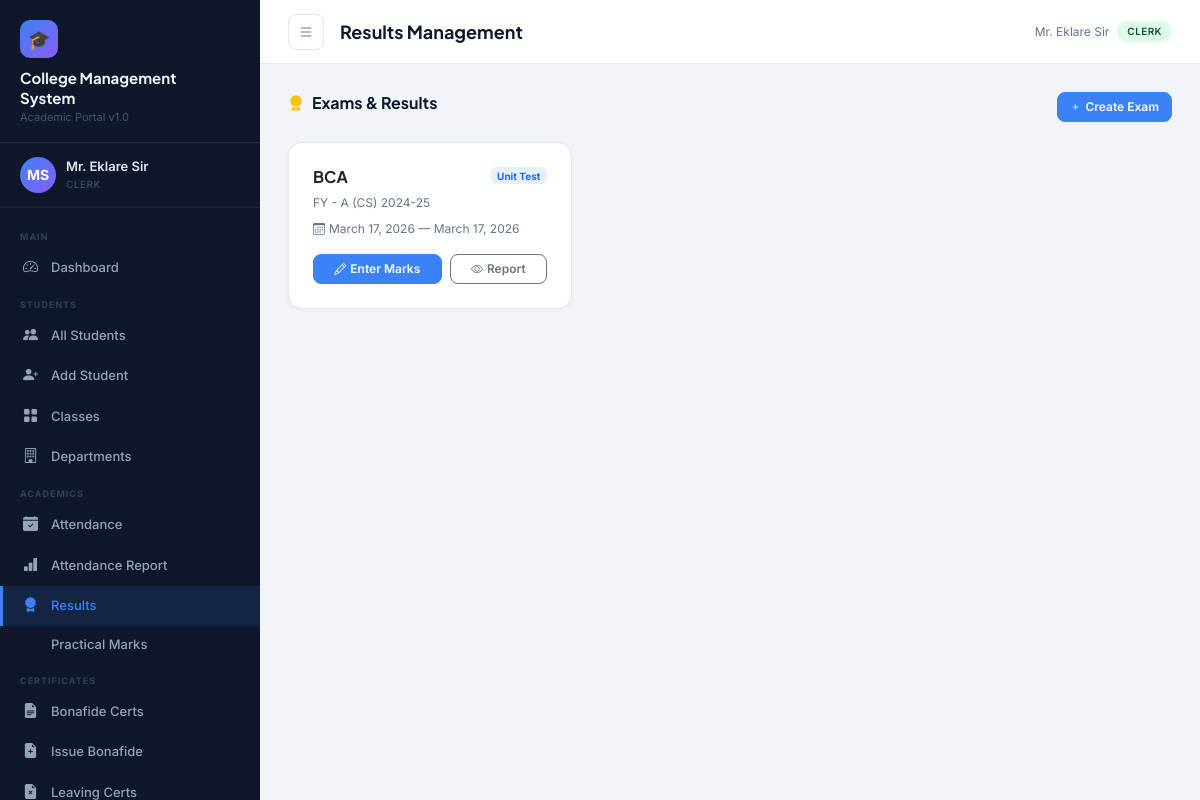
Page /results/ (signed in) on the committed database.
### accounts/models.py (models this page shows, shortened)
class User(AbstractUser):
    ROLE_CHOICES = [
        ('principal', 'Principal'),
        ('staff', 'Staff / Teacher'),
        ('clerk', 'Clerk'),
        ('accountant', 'Accountant'),
    ]
    role = models.CharField(max_length=20, choices=ROLE_CHOICES, default='staff')
    phone = models.CharField(max_length=15, blank=True)
    address = models.TextField(blank=True)
    profile_photo = models.ImageField(upload_to='profiles/', blank=True, null=True)
    department = models.CharField(max_length=100, blank=True)
    employee_id = models.CharField(max_length=20, unique=True, null=True, blank=True)

### results/models.py (models this page shows, shortened)
class Exam(models.Model):
    EXAM_TYPE = [
        ('internal', 'Internal Exam'),
        ('external', 'External / University Exam'),
        ('practical', 'Practical Exam'),
        ('oral', 'Oral Exam'),
        ('term', 'Term Exam'),
        ('unit', 'Unit Test'),
    ]
    name = models.CharField(max_length=100)
    exam_type = models.CharField(max_length=20, choices=EXAM_TYPE)
    class_group = models.ForeignKey(Class, on_delete=models.CASCADE, related_name='exams')
    academic_year = models.CharField(max_length=10)
    start_date = models.DateField(null=True, blank=True)
    end_date = models.DateField(null=True, blank=True)
    is_active = models.BooleanField(default=True)
    created_by = models.ForeignKey(User, on_delete=models.SET_NULL, null=True)

### students/models.py (models this page shows, shortened)
class Class(models.Model):
    name = models.CharField(max_length=50)  # e.g., FY, SY, TY
    division = models.CharField(max_length=5)  # A, B, C
    department = models.ForeignKey(Department, on_delete=models.CASCADE, related_name='classes')
    academic_year = models.CharField(max_length=10)  # e.g., 2024-25
    class_teacher = models.CharField(max_length=100, blank=True)
    class Meta:
        unique_together = ['name', 'division', 'department', 'academic_year']
        verbose_name_plural = 'Classes'
    def __str__(self):
        return f"{self.name} - {self.division} ({self.department.code}) {self.academic_year}"

class Department(models.Model):
    name = models.CharField(max_length=100)
    code = models.CharField(max_length=10, unique=True)
    head = models.CharField(max_length=100, blank=True)

### results/views.py (the view)
# urls.py: path('', views.results_dashboard, name='results_dashboard'),
@login_required
def results_dashboard(request):
    exams = Exam.objects.select_related('class_group').order_by('-start_date')
    classes = Class.objects.all()
    return render(request, 'results/dashboard.html', {'exams': exams, 'classes': classes})

### templates/results/dashboard.html (shortened to what this page needs)
{% extends 'base.html' %}
{% block page_title %}Results Management{% endblock %}
{% block content %}
<div class="section-header">
  <h5><i class="bi bi-award-fill text-warning me-2"></i>Exams & Results</h5>
  {% if request.user.role != 'accountant' %}
  <a href="{% url 'exam_add' %}" class="btn btn-primary btn-sm"><i class="bi bi-plus me-1"></i>Create Exam</a>
  {% endif %}
</div>
<div class="row g-3">
  {% for exam in exams %}
  <div class="col-md-4">
    <div class="card h-100">
      <div class="card-body p-4">
        <div class="d-flex justify-content-between align-items-start mb-2">
          <div>
            <h6 style="font-family:'Plus Jakarta Sans',sans-serif;font-weight:700;">{{ exam.name }}</h6>
            <div class="text-muted-sm">{{ exam.class_group }}</div>
          </div>
          <span class="badge bg-primary bg-opacity-10 text-primary" style="font-size:10px;">{{ exam.get_exam_type_display }}</span>
        </div>
        {% if exam.start_date %}<div class="text-muted-sm mt-2"><i class="bi bi-calendar3 me-1"></i>{{ exam.start_date }} {% if exam.end_date %}— {{ exam.end_date }}{% endif %}</div>{% endif %}
        <div class="d-flex gap-2 mt-3">
          {% if request.user.role != 'accountant' %}
          <a href="{% url 'enter_marks' exam.pk %}" class="btn btn-primary btn-sm flex-fill"><i class="bi bi-pencil me-1"></i>Enter Marks</a>
          {% endif %}
          <a href="{% url 'result_report' %}?exam={{ exam.pk }}" class="btn btn-outline-secondary btn-sm flex-fill"><i class="bi bi-eye me-1"></i>Report</a>
        </div>
      </div>
    </div>
  </div>
  {% empty %}
  <div class="col-12"><div class="empty-state"><i class="bi bi-clipboard-x"></i><p>No exams created yet</p><a href="{% url 'exam_add' %}" class="btn btn-primary btn-sm">Create First Exam</a></div></div>
  {% endfor %}
</div>
{% endblock %}

### templates/base.html (shortened to what this page needs)
{% load static %}
<!DOCTYPE html>
<html lang="en">
<head>
  <link href="https://cdn.jsdelivr.net/npm/bootstrap@5.3.2/dist/css/bootstrap.min.css" rel="stylesheet"/>
  <link href="https://cdn.jsdelivr.net/npm/bootstrap-icons@1.11.3/font/bootstrap-icons.css" rel="stylesheet"/>
<link rel="stylesheet"
href="https://cdnjs.cloudflare.com/ajax/libs/cropperjs/1.6.1/cropper.min.css"/>
</head>
<body>
<aside class="sidebar" id="sidebar">
  <div class="sidebar-brand">
    <div class="logo-icon">🎓</div>
    <div class="college-name">College Management<br>System</div>
    <div class="college-subtitle">Academic Portal v1.0</div>
  </div>
  <div class="sidebar-user">
    {% if request.user.profile_photo %}
    <img src="{{ request.user.profile_photo.url }}"
         class="avatar"
         style="object-fit:cover;">
{% else %}
    <div class="avatar">
        {{ request.user.first_name|first|upper }}{{ request.user.last_name|first|upper }}
    </div>
{% endif %}
    <div class="user-info">
      <div class="name">{{ request.user.get_full_name|default:request.user.username }}</div>
      <div class="role">{{ request.user.get_role_display }}</div>
    </div>
  </div>
  <nav class="sidebar-nav">
    <div class="nav-section-label">Main</div>
    <div class="nav-item">
      <a href="{% url 'dashboard' %}" class="{% if request.resolver_match.url_name == 'dashboard' %}active{% endif %}">
        <i class="bi bi-speedometer2"></i> Dashboard
      </a>
    </div>
    <div class="nav-section-label">Students</div>
    <div class="nav-item">
      <a href="{% url 'student_list' %}" class="{% if 'student' in request.resolver_match.url_name %}active{% endif %}">
        <i class="bi bi-people-fill"></i> All Students
      </a>
    </div>
    {% if request.user.role in 'principal,clerk' %}
    <div class="nav-item">
      <a href="{% url 'student_add' %}"><i class="bi bi-person-plus-fill"></i> Add Student</a>
    </div>
    {% endif %}
    <div class="nav-item">
      <a href="{% url 'class_list' %}"><i class="bi bi-grid-fill"></i> Classes</a>
    </div>
    <div class="nav-item">
      <a href="{% url 'department_list' %}"><i class="bi bi-building"></i> Departments</a>
    </div>
    <div class="nav-section-label">Academics</div>
    <div class="nav-item">
      <a href="{% url 'attendance_dashboard' %}" class="{% if 'attendance' in request.resolver_match.url_name %}active{% endif %}">
        <i class="bi bi-calendar-check-fill"></i> Attendance
      </a>
    </div>
    <div class="nav-item">
      <a href="{% url 'attendance_report' %}"><i class="bi bi-bar-chart-fill"></i> Attendance Report</a>
    </div>
    <div class="nav-item">
      <a href="{% url 'results_dashboard' %}" class="{% if 'result' in request.resolver_match.url_name or 'exam' in request.resolver_match.url_name %}active{% endif %}">
        <i class="bi bi-award-fill"></i> Results
      </a>
    </div>
    <div class="nav-item">
      <a href="{% url 'practical_marks' %}"> Practical Marks</a>
    </div>
    {% if request.user.role == 'principal' or request.user.role == 'clerk' %}
    <div class="nav-section-label">Certificates</div>
    <div class="nav-item">
      <a href="{% url 'bonafide_list' %}" class="{% if 'bonafide' in request.resolver_match.url_name %}active{% endif %}">
        <i class="bi bi-file-earmark-text-fill"></i> Bonafide Certs
      </a>
    </div>
    <div class="nav-item">
      <a href="{% url 'issue_bonafide' %}"><i class="bi bi-file-earmark-plus-fill"></i> Issue Bonafide</a>
    </div>
    <div class="nav-item">
      <a href="{% url 'leaving_cert_list' %}"><i class="bi bi-file-earmark-x-fill"></i> Leaving Certs</a>
    </div>
    {% endif %}
  </nav>
</aside>
<div class="main-wrap">
  <div class="topbar">
    <button class="btn-icon sidebar-toggle" onclick="document.getElementById('sidebar').classList.toggle('open')">
      <i class="bi bi-list"></i>
    </button>
    <div class="page-title">{% block page_title %}Dashboard{% endblock %}</div>
    <div class="d-flex align-items-center gap-2">
      <span class="text-muted-sm d-none d-md-inline">{{ request.user.get_full_name|default:request.user.username }}</span>
      <span class="badge-role badge-{{ request.user.role }}">{{ request.user.get_role_display }}</span>
    </div>
  </div>
  <div class="main-content">
    {% block content %}{% endblock %}
  </div>
</div>
</body>
</html>

### templates/base.html (style rules this page uses)
:root { --sidebar-bg: #0f172a; --sidebar-width: 260px; --sidebar-text: #94a3b8; --sidebar-hover: #1e293b; --sidebar-active: #3b82f6; --topbar-h: 64px; --accent: #3b82f6; --accent2: #8b5cf6; --success: #10b981; --warning: #f59e0b; --danger: #ef4444; --bg: #f1f5f9; --card-bg: #ffffff; --text-primary: #0f172a; --text-secondary: #64748b; --border: #e2e8f0; }
* { box-sizing: border-box; margin: 0; padding: 0; }
body { font-family: 'Inter', sans-serif; background: var(--bg); color: var(--text-primary); overflow-x: hidden; }
.sidebar { position: fixed; top: 0; left: 0; height: 100vh; width: var(--sidebar-width); background: var(--sidebar-bg); z-index: 1000; display: flex; flex-direction: column; transition: transform .3s ease; overflow-y: auto; }
.sidebar-brand { padding: 20px 20px 16px; border-bottom: 1px solid #1e293b; }
.sidebar-brand .college-name { font-family: 'Plus Jakarta Sans', sans-serif; font-size: 15px; font-weight: 700; color: #f1f5f9; line-height: 1.3; }
.sidebar-brand .college-subtitle { font-size: 11px; color: #475569; margin-top: 2px; }
.sidebar-brand .logo-icon { width: 38px; height: 38px; background: linear-gradient(135deg, var(--accent), var(--accent2)); border-radius: 10px; display: flex; align-items: center; justify-content: center; font-size: 18px; margin-bottom: 10px; }
.sidebar-user { padding: 14px 20px; border-bottom: 1px solid #1e293b; display: flex; align-items: center; gap: 10px; }
.sidebar-user .avatar { width: 36px; height: 36px; border-radius: 50%; background: linear-gradient(135deg, var(--accent), var(--accent2)); display: flex; align-items: center; justify-content: center; font-size: 14px; font-weight: 700; color: #fff; flex-shrink: 0; }
.sidebar-user .user-info .name { font-size: 13px; font-weight: 600; color: #e2e8f0; }
.sidebar-user .user-info .role { font-size: 10px; color: #475569; text-transform: uppercase; letter-spacing: .5px; }
.sidebar-nav { padding: 12px 0; flex: 1; }
.nav-section-label { font-size: 9px; font-weight: 700; text-transform: uppercase; letter-spacing: 1px; color: #334155; padding: 10px 20px 4px; }
.nav-item a { display: flex; align-items: center; gap: 10px; padding: 9px 20px; color: var(--sidebar-text); text-decoration: none; font-size: 13px; font-weight: 500; border-left: 3px solid transparent; transition: all .2s; }
.nav-item a.active { background: rgba(59,130,246,.12); color: var(--accent); border-left-color: var(--accent); }
.nav-item a i { font-size: 15px; width: 18px; flex-shrink: 0; }
.main-wrap { margin-left: var(--sidebar-width); min-height: 100vh; display: flex; flex-direction: column; }
.topbar { position: sticky; top: 0; height: var(--topbar-h); background: var(--card-bg); border-bottom: 1px solid var(--border); display: flex; align-items: center; padding: 0 28px; gap: 16px; z-index: 100; }
.topbar .page-title { font-family: 'Plus Jakarta Sans',sans-serif; font-size: 18px; font-weight: 700; flex: 1; }
.topbar .btn-icon { width: 36px; height: 36px; border-radius: 8px; border: 1px solid var(--border); background: transparent; display: flex; align-items: center; justify-content: center; cursor: pointer; transition: background .2s; color: var(--text-secondary); }
.main-content { flex: 1; padding: 28px; }
.card { border: 1px solid var(--border); border-radius: 14px; background: var(--card-bg); box-shadow: 0 1px 4px rgba(0,0,0,.04); }
.badge-role { display: inline-block; font-size: 10px; padding: 3px 10px; border-radius: 100px; font-weight: 600; text-transform: uppercase; letter-spacing: .4px; }
.badge-clerk { background: #dcfce7; color: #14532d; }
.btn { border-radius: 8px; font-size: 13px; font-weight: 600; padding: 8px 16px; }
.btn-primary { background: var(--accent); border-color: var(--accent); }
.btn-sm { padding: 5px 12px; font-size: 12px; }
.sidebar-toggle { display: none; }
.text-muted-sm { font-size: 12px; color: var(--text-secondary); }
.section-header { display: flex; align-items: center; justify-content: space-between; margin-bottom: 20px; }
.section-header h5 { font-family: 'Plus Jakarta Sans',sans-serif; font-weight: 700; font-size: 16px; }
.avatar { width:36px; height:36px; border-radius:50%; object-fit:cover; }

### rows in the picture
User: user.first_name|first "M", user.last_name|first "S", user.get_full_name "Mr. Eklare Sir", user.role "CLERK"
Exam: name "BCA", class_group "FY - A (CS) 2024-25", exam_type "Unit Test", start_date "March 17, 2026", end_date "March 17, 2026"
